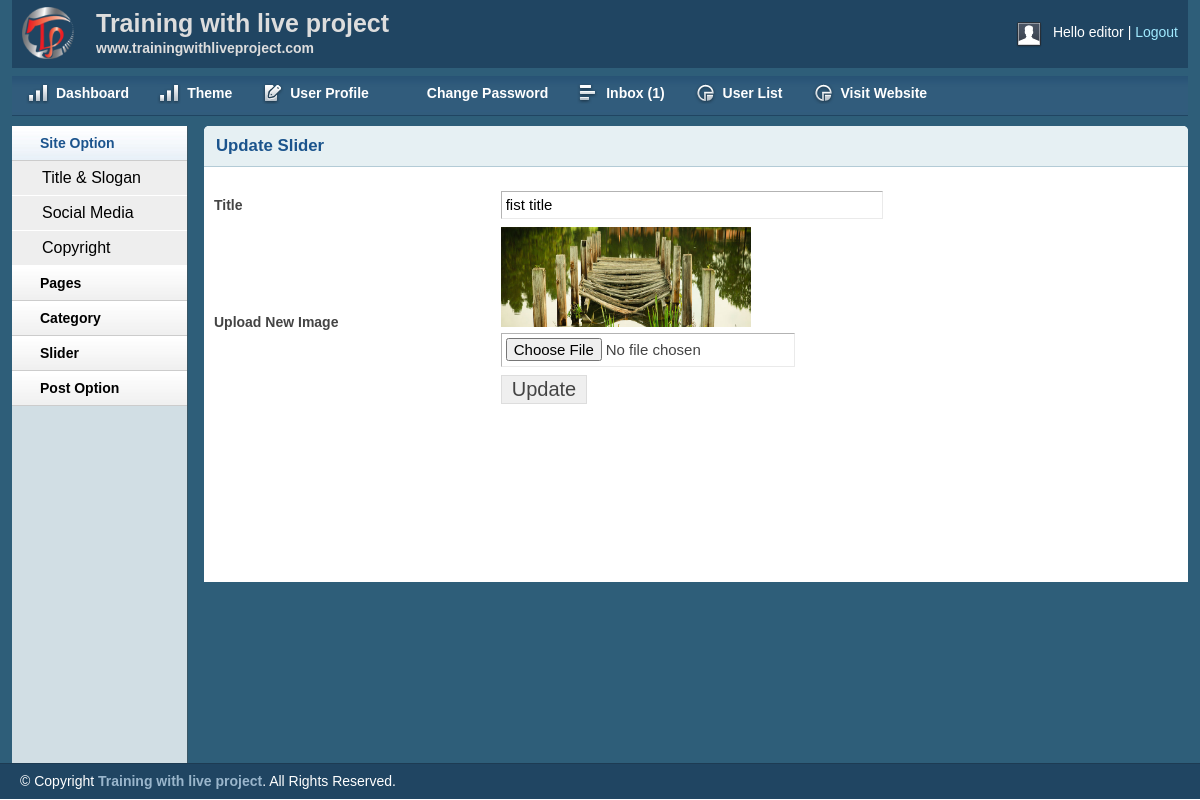
/admin/editslider.php?sliderid=5 (signed in), run on the app's committed database.
### tables this page shows
CREATE TABLE `tbl_slider` (
  `id` int(11) NOT NULL,
  `title` varchar(255) NOT NULL,
  `image` varchar(255) NOT NULL
);

### lib/Database.php (called while the page is built, shortened)
<?php
Class Database{
	public $host   = DB_HOST;
	public $user   = DB_USER;
	public $pass   = DB_PASS;
	public $dbname = DB_NAME;
	public $link;
	private function connectDB(){
	$this->link = new mysqli($this->host, $this->user, $this->pass, $this->dbname);
 }
	public function select($query){
		$result = $this->link->query($query) or die($this->link->error.__LINE__);
		if($result->num_rows > 0){
			return $result;
		} else {
			return false;
		}
	}
}

### admin/editslider.php (the view, shortened to what this page needs)
<?php include_once 'inc/header.php'; ?>
<?php include_once 'inc/sidebar.php' ?>
<?php
    if (!isset($_GET['sliderid']) || $_GET['sliderid'] == NULL) {
        echo "<script>window.location = 'sliderlist.php';</script>";
    }else{
        $sliderid = $_GET['sliderid'];
    }
 ?>
        <div class="grid_10">
            <div class="box round first grid">
                <h2>Update Slider</h2>
                <div class="block">
            <?php
                $query = "SELECT * FROM tbl_slider WHERE id = '$sliderid'";
                $getslider = $db->select($query);
                while ($sliderresult = $getslider->fetch_assoc()) {
             ?>
                    <form action="" method="post" enctype="multipart/form-data">
                        <table class="form">
                            <tr>
                                <td>
                                    <label>Title</label>
                                </td>
                                <td>
                                    <input type="text" name="title" value="<?php echo $sliderresult['title']; ?>" class="medium" />
                                </td>
                            </tr>
                            <tr>
                                <td>
                                    <label>Upload New Image</label>
                                </td>
                                <td>
                                    <img src="<?php echo $sliderresult['image']; ?>" alt="" height="100px" width="250px"><br>
                                    <input type="file" name="image" />
                                </td>
                            </tr>
    						<tr>
                                <td></td>
                                <td>
                                    <input type="submit" name="submit" Value="Update" />
                                </td>
                            </tr>
                        </table>
                    </form>
            <?php } ?>
                </div>
            </div>
        </div>
<?php include_once 'inc/footer.php'; ?>

### admin/css/layout.css (style rules this page uses)
body { background: #fff none repeat scroll 0 0; color: #444; font-size: 14px; padding: 0; }
h1, h2, h3, h4, h5, h6 { line-height:1.2em; margin-bottom:.3em; }
h2 { margin-top:1em; }
.box { background:#fff; margin-bottom:20px; padding:10px 10px 10px 10px; margin-left:-8px; }
.box.grid { padding-bottom:40px; }
.box.round { -moz-border-radius: 5px 5px 0px 0px; -webkit-border-radius: 5px 5px 0px 0px; border-radius: 5px 5px 0px 0px; }
.box h2 { font-size:1.2em; font-weight:bold; color:#1B548D; background:#E6F0F3; margin:-10px -10px 0 -10px; padding:10px 12px; border-bottom:1px solid #B3CBD6; -moz-border-radius: 5px 5px 0px 0px; -webkit-border-radius: 5px 5px 0px 0px; border-radius: 5px 5px 0px 0px; }
.box.first { min-height: 406px; }
.block { padding-top:20px; }
table.form { width:100%; }
table.form td { padding:4px 0px; }
table.form label { font-weight:bold; }
table.form input, table.form select { font-size: 15px; padding: 4px 4px 5px 4px; border-top: 1px solid #b3b3b3; border-left: 1px solid #b3b3b3; border-right: 1px solid #eaeaea; border-bottom: 1px solid #eaeaea; }
table.form input[type="submit"] { border: 1px solid #ddd; color: #444; cursor: pointer; font-size: 20px; padding: 2px 10px; }
input.medium { width: 55%; }
.block { padding-bottom:1px; }

### data on the page
tbl_slider: title "fist title", image (picture)

### other printed values
Session::get('username') "editor"
$count "1"
